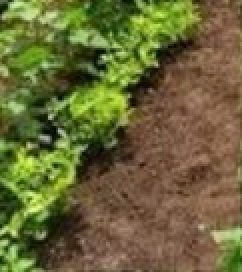
#> input picture Images/1c.jpg, 121 x 136 px (shown 2 times larger)
$ python q4.py
#> lines starting #> are read from the running program, lines starting #| are printed output that depends on the picture; after the words box and inside, x2 and y2 are one past the last pixel; in counts of white or black regions, pixels touching at a corner belong together
# D/ENG/24/0023/EE - ET3112
# Assignment 02 on Fitting
# Question 04

import cv2
import numpy as np

# 1. Load the image and extract edges (same data as Q3)
image_path = '../Images/1c.jpg'
img = cv2.imread(image_path, cv2.IMREAD_GRAYSCALE)
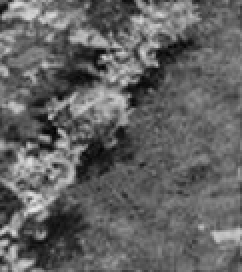
#> img: shape (136, 121) (shown 2 times larger); min 1, max 233, mean 98.4

if img is None:
    print("Error: Could not load image. Check the path.")
    exit()

edges = cv2.Canny(img, 550, 690)
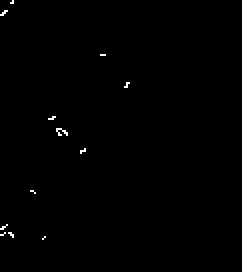
#> edges: shape (136, 121) (shown 2 times larger); 0.35% white in thin lines or dots, all inside (x1, y1, x2, y2) = (0, 0, 65, 120)
indices = np.where(edges != 0)
#> indices = 57 positions, rows 0 to 119, columns 0 to 64
x = indices[1]
#> x = 57 values, max 64 at index 13, min 0 at index 7, mean 23.12
y = indices[0]
#> y = 57 values from 0 to 119

# 2. Ordinary Least Squares (OLS) Fit
coefficients = np.polyfit(x, y, 1)
#> coefficients = [-0.457, 77.34]
m_ols = coefficients[0] # This is the slope 'm'
#> m_ols = -0.457

# 3. Calculate the Angle
angle_rad = np.arctan(m_ols)
#> angle_rad = -0.429

# Convert to degrees
angle_deg = np.degrees(angle_rad)
#> angle_deg = -24.56

# We invert the angle mathematically so it matches the visual slope in Figure 1b.
visual_angle = -angle_deg
#> visual_angle = 24.56

print("\n--- Answer for Question 04 ---")
print(f"Calculated Slope (m): {m_ols:.4f}")
#| Calculated Slope (m): -0.4569
print(f"Raw Calculated Angle: {angle_deg:.2f} degrees")
#| Raw Calculated Angle: -24.56 degrees
print(f"Adjusted Visual Crop Field Angle: {visual_angle:.2f} degrees\n")
#| Adjusted Visual Crop Field Angle: 24.56 degrees

$ run again, with Images/1a.jpg copied over Images/1c.jpg
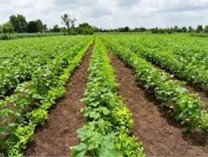
#> input picture Images/1a.jpg, 208 x 157 px
#> `img = cv2.imread(image_path, cv2.IMREAD_GRAYSCALE)`:
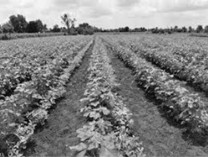
#> img: shape (157, 208); min 1, max 251, mean 128.7
#> `edges = cv2.Canny(img, 550, 690)`:
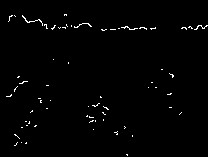
#> edges: shape (157, 208); 1.1% white in thin lines or dots, all inside (x1, y1, x2, y2) = (6, 14, 208, 156)
#> indices = 371 positions, rows 14 to 155, columns 6 to 207
#> x = 371 values, max 207 at index 81, min 6 at index 253, mean 89.12
#> y = 371 values from 14 to 155
#> coefficients = [-0.126, 73.96]
#> m_ols = -0.126
#> angle_rad = -0.125
#> angle_deg = -7.16
#> visual_angle = 7.16
#| Calculated Slope (m): -0.1256
#| Raw Calculated Angle: -7.16 degrees
#| Adjusted Visual Crop Field Angle: 7.16 degrees
